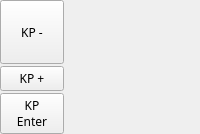
                    <widget class="QWidget" name="numpadRight_2" native="true">
                     <layout class="QVBoxLayout" name="numpadrightlayout_2">
                      <property name="spacing">
                       <number>2</number>
                      </property>
                      <property name="leftMargin">
                       <number>0</number>
                      </property>
                      <property name="topMargin">
                       <number>0</number>
                      </property>
                      <property name="rightMargin">
                       <number>0</number>
                      </property>
                      <property name="bottomMargin">
                       <number>0</number>
                      </property>
                      <item>
                       <widget class="QPushButton" name="pushButton_234">
                        <property name="minimumSize">
                         <size>
                          <width>64</width>
                          <height>64</height>
                         </size>
                        </property>
                        <property name="maximumSize">
                         <size>
                          <width>64</width>
                          <height>64</height>
                         </size>
                        </property>
                        <property name="font">
                         <font>
                          <family>TF2 Build</family>
                          <weight>50</weight>
                          <italic>false</italic>
                          <bold>false</bold>
                          <stylestrategy>PreferDefault</stylestrategy>
                         </font>
                        </property>
                        <property name="cursor">
                         <cursorShape>PointingHandCursor</cursorShape>
                        </property>
                        <property name="text">
                         <string>KP -</string>
                        </property>
                        <property name="autoRepeat">
                         <bool>false</bool>
                        </property>
                        <property name="autoDefault">
                         <bool>false</bool>
                        </property>
                        <property name="default">
                         <bool>false</bool>
                        </property>
                        <property name="flat">
                         <bool>false</bool>
                        </property>
                       </widget>
                      </item>
                      <item>
                       <widget class="QPushButton" name="pushButton_235">
                        <property name="maximumSize">
                         <size>
                          <width>64</width>
                          <height>130</height>
                         </size>
                        </property>
                        <property name="font">
                         <font>
                          <family>TF2 Build</family>
                          <weight>50</weight>
                          <italic>false</italic>
                          <bold>false</bold>
                          <stylestrategy>PreferDefault</stylestrategy>
                         </font>
                        </property>
                        <property name="cursor">
                         <cursorShape>PointingHandCursor</cursorShape>
                        </property>
                        <property name="text">
                         <string>KP +</string>
                        </property>
                        <property name="autoRepeat">
                         <bool>false</bool>
                        </property>
                        <property name="autoDefault">
                         <bool>false</bool>
                        </property>
                        <property name="default">
                         <bool>false</bool>
                        </property>
                        <property name="flat">
                         <bool>false</bool>
                        </property>
                       </widget>
                      </item>
                      <item>
                       <widget class="QPushButton" name="pushButton_236">
                        <property name="sizePolicy">
                         <sizepolicy hsizetype="Minimum" vsizetype="Fixed">
                          <horstretch>0</horstretch>
                          <verstretch>0</verstretch>
                         </sizepolicy>
                        </property>
                        <property name="maximumSize">
                         <size>
                          <width>64</width>
                          <height>140</height>
                         </size>
                        </property>
                        <property name="font">
                         <font>
                          <family>TF2 Build</family>
                          <weight>50</weight>
                          <italic>false</italic>
                          <bold>false</bold>
                          <stylestrategy>PreferDefault</stylestrategy>
                         </font>
                        </property>
                        <property name="cursor">
                         <cursorShape>PointingHandCursor</cursorShape>
                        </property>
                        <property name="text">
                         <string>KP
Enter</string>
                        </property>
                        <property name="autoRepeat">
                         <bool>false</bool>
                        </property>
                       </widget>
                      </item>
                     </layout>
                    </widget>
